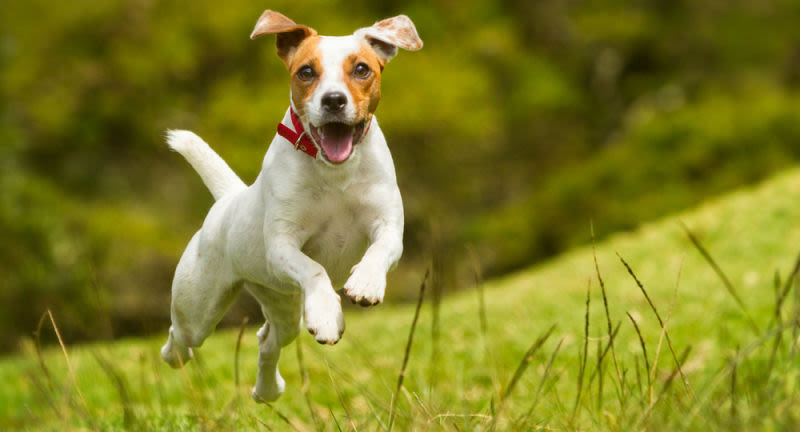
#> input picture perro.png, 800 x 432 px
$ python Convolucion_img.py
#> lines starting #> are read from the running program, lines starting #| are printed output that depends on the picture
import cv2
import numpy as np

img = "perro.png"
im = cv2.imread(img, cv2.IMREAD_GRAYSCALE)
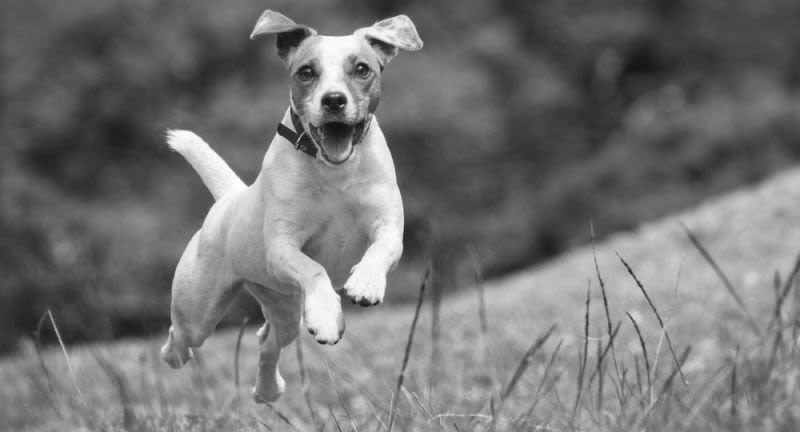
#> im: shape (432, 800); min 15, max 254, mean 115.8
a = [ [ -1.0, 0.0, 1.0 ],
      [ -1.0, 0.0, 1.0 ],
      [ -1.0, 0.0, 1.0 ] ]
kernel = np.asarray(a)
dst = cv2.filter2D(im, -1, kernel)
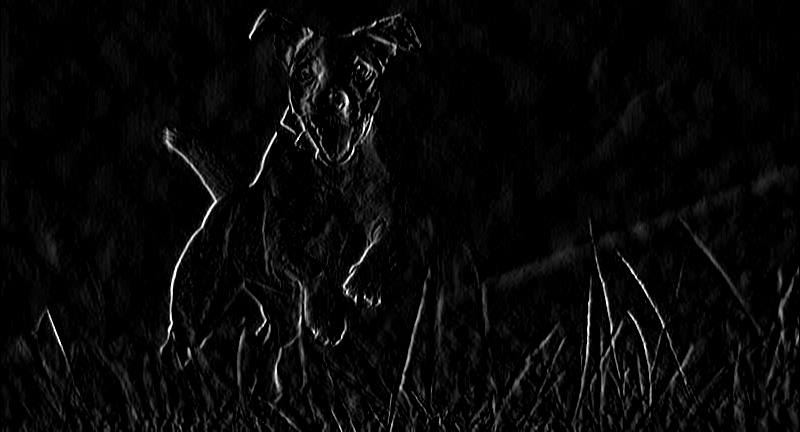
#> dst: shape (432, 800); min 0, max 255, mean 7.9
norm = cv2.normalize(dst, None, 0, 255, cv2.NORM_MINMAX)
from IPython.display import Image
Image(filename='perro.png')
cv2.imwrite("norm.png", norm)
Image(filename="norm.png")
